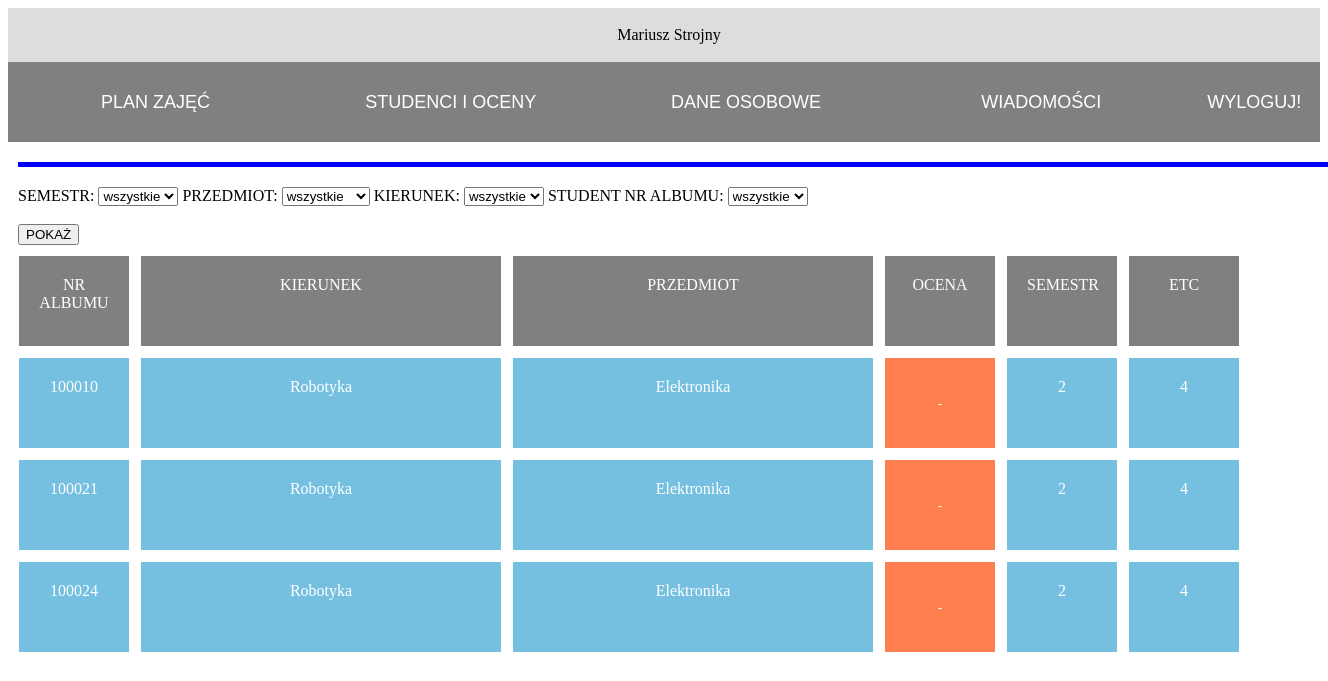
/studenci_oceny.php (signed in), run on the app's committed database.
### tables this page shows
CREATE TABLE `kierunki_przedmioty` (
  `ID` int NOT NULL,
  `kierunek_id` int NOT NULL,
  `przedmiot_id` int NOT NULL,
  `ETC` tinyint NOT NULL,
  `semestr` tinyint NOT NULL
);

CREATE TABLE `studenci` (
  `ID` int NOT NULL,
  `imie` varchar(40) NOT NULL,
  `nazwisko` varchar(40) NOT NULL,
  `telefon` bigint NOT NULL,
  `nr_album` int NOT NULL,
  `haslo` varchar(100) NOT NULL,
  `mail` varchar(50) NOT NULL
);

CREATE TABLE `kierunki` (
  `ID` int NOT NULL,
  `kierunek` varchar(40) NOT NULL,
  `wydzial_id` int NOT NULL
);

CREATE TABLE `przedmioty` (
  `ID` int NOT NULL,
  `nazwa` varchar(40) NOT NULL
);

### studenci_oceny.php (the view, shortened to what this page needs)
<?php
require_once "connect.php";
$faculty=NULL;
$marks=NULL;
$semesters=NULL;
$subjects=NULL;
$students=NULL;
$id=$_SESSION['prowdz_id'];
function requires(&$tab,$zapyt,$s,$u,$p,$d)
{
	try
	{
		$con= new mysqli($s,$u,$p,$d);
		if($con->connect_errno!=0)
		{
			throw new Exception(mysqli_connect_errno());
		}
		else
		{
		    $rez=$con->query($zapyt);
		}
	}
	catch(Exception $e)
	{
		echo '<span style="color:red;">Blad serwera </span>';
		echo '<br/>'.$e;
	}
}
function wypisz($ile0,$tab)
{
    $j=0;
	while($j<$ile0)
		{
		 if(!$tab[$j]['ocena'])
			{
			$tab[$j]['ocena']="-";
			}
		?>
		<div class="blok2">
	    	<?php echo $tab[$j]['nr_album']."</br></br>";?>
		</div>
		<div class="blok">
	    	<?php echo $tab[$j]['kierunek']."</br></br>";?>
		</div>
		<div class="blok">
	    	<?php echo $tab[$j]['nazwa']."</br></br>";?>
		</div>
		<form action="?i=<?php echo $tab[$j]['ID']?>" id="f2" method="POST" id="f2">
	 		 <input type="text" name="mark" class="input"  value="<?php echo $tab[$j]['ocena'] ?>"/> <br/> </input>
		</form>
		<div class="blok2">
	    	<?php echo $tab[$j]['semestr']."</br></br>";?>
		</div>
		<div class="blok2">
	    	<?php echo $tab[$j]['ETC']."</br></br>";?>
		</div>
		<?php
		$j++;
		}
}
    ?>
<!DOCTYPE html>
<html>
<head>
</head>
<body>
<?php
require_once "menu_panel.php";
$zap2="
SELECT studenci.nr_album,studenci.imie,studenci.nazwisko, kierunki.kierunek,studenci_oceny.*,przedmioty.nazwa,kierunki_przedmioty.kierunek_id,kierunki_przedmioty.ETC,kierunki_przedmioty.semestr, kierunki_przedmioty_prowadzacy.prowadzacy_id
from kierunki_przedmioty inner join kierunki_przedmioty_prowadzacy on kierunki_przedmioty_prowadzacy.kierunki_przedmioty_id=kierunki_przedmioty.ID
inner join przedmioty on przedmioty.ID=kierunki_przedmioty.przedmiot_id
inner join studenci_oceny ON studenci_oceny.kier_przed_prow=kierunki_przedmioty_prowadzacy.ID
inner join studenci on studenci.ID=studenci_oceny.student_id
inner join kierunki on kierunki.ID=kierunki_przedmioty.kierunek_id
where kierunki_przedmioty_prowadzacy.prowadzacy_id='$id'";
$zap2.=" order by studenci.nr_album";
$zap3="SELECT DISTINCT semestr from kierunki_przedmioty";
$zap4="SELECT DISTINCT przedmioty.nazwa, przedmioty.ID
from kierunki_przedmioty inner join kierunki_przedmioty_prowadzacy on kierunki_przedmioty_prowadzacy.kierunki_przedmioty_id=kierunki_przedmioty.ID
inner join przedmioty on przedmioty.ID=kierunki_przedmioty.przedmiot_id
inner join kierunki on kierunki.ID=kierunki_przedmioty.kierunek_id
where kierunki_przedmioty_prowadzacy.prowadzacy_id='$id' order by nazwa";
$zap5="select * from studenci order by nr_album";
$zap6="SELECT DISTINCT kierunki.ID,kierunki.kierunek from kierunki_przedmioty
inner join kierunki_przedmioty_prowadzacy on kierunki_przedmioty_prowadzacy.kierunki_przedmioty_id=kierunki_przedmioty.ID
inner join przedmioty on przedmioty.ID=kierunki_przedmioty.przedmiot_id inner
join kierunki on kierunki.ID=kierunki_przedmioty.kierunek_id where kierunki_przedmioty_prowadzacy.prowadzacy_id='$id'";
requires($semesters,$zap3,$servername,$username,$password,$database);
requires($subjects,$zap4,$servername,$username,$password,$database);
requires($students,$zap5,$servername,$username,$password,$database);
requires($faculty,$zap6,$servername,$username,$password,$database);
?>
<div id="line"> </div>
<div class="con">
<form action="" id="f1" method="POST">
  <label for="cars">SEMESTR:</label>
  <select name="semestr" id="semestr">
	<option value="all">wszystkie</option>
</select>
  <label for="cars">PRZEDMIOT:</label>
  <select name="przedmiot" id="przedmiot">
	<option value="all">wszystkie</option>
  </select>
  <label for="cars">KIERUNEK:</label>
  <select name="kierunek" id="kierunek">
	<option value="all">wszystkie</option>
	</select>
  <label for="cars">STUDENT NR ALBUMU:</label>
  <select name="student" id="student">
	<option value="all">wszystkie</option>
  </select>
	<input type="submit" value="POKAŻ"> </input>
</form>
	<div class="info2">
		 <?php echo "NR ALBUMU"."</br></br>";?>
	</div>
	<div class="info">
		 <?php echo "KIERUNEK"."</br></br>";?>
	</div>
	<div class="info">
		 <?php echo "PRZEDMIOT"."</br></br>";?>
	</div>
	<div class="info2">
		 <?php echo "OCENA"."</br></br>";?>
	</div>
	<div class="info2">
		 <?php echo "SEMESTR"."</br></br>";?>
	</div>
	<div class="info2">
		 <?php echo "ETC"."</br></br>";?>
	</div>
<?php
	requires($marks,$zap2,$servername,$username,$password,$database);
	if($marks==NULL)
		  $index=0;
	else
		  $index=count($marks);
	wypisz($index,$marks);
?>
</div>
</body>
</html>

### studenci_oceny.php (style rules this page uses)
.blok, .blok2, .info, .info2, .input { position:relative; width:320px; background:#75c0e0; padding: 20px; text-align:center; margin-top:10px; color:white; margin-left:10px; border: solid 1px; float:left; height:50px; }
.info,.info2 { background:grey; }
.blok2,.info2, .input { width:70px; }
.input { background:#FF7F50; }
#line { position:relative; height: 5px; margin-left:10px; background:blue; width:100%; margin-bottom:20px; float:left; }
.con { position:relative; width:1300px; }
#f1 { width:100%; float:left; margin-left:10px; text-align:left; }

### data on the page
kierunki_przedmioty: studenci.nr_album "100010", kierunek.kierunek "Robotyka", przedmiot.nazwa "Elektronika", mark "-", semestr "2", ETC "4", studenci.nr_album "100021", studenci.nr_album "100024"

### other printed values
$_SESSION['dane'] "Mariusz Strojny"
$title "STUDENCI I OCENY"
